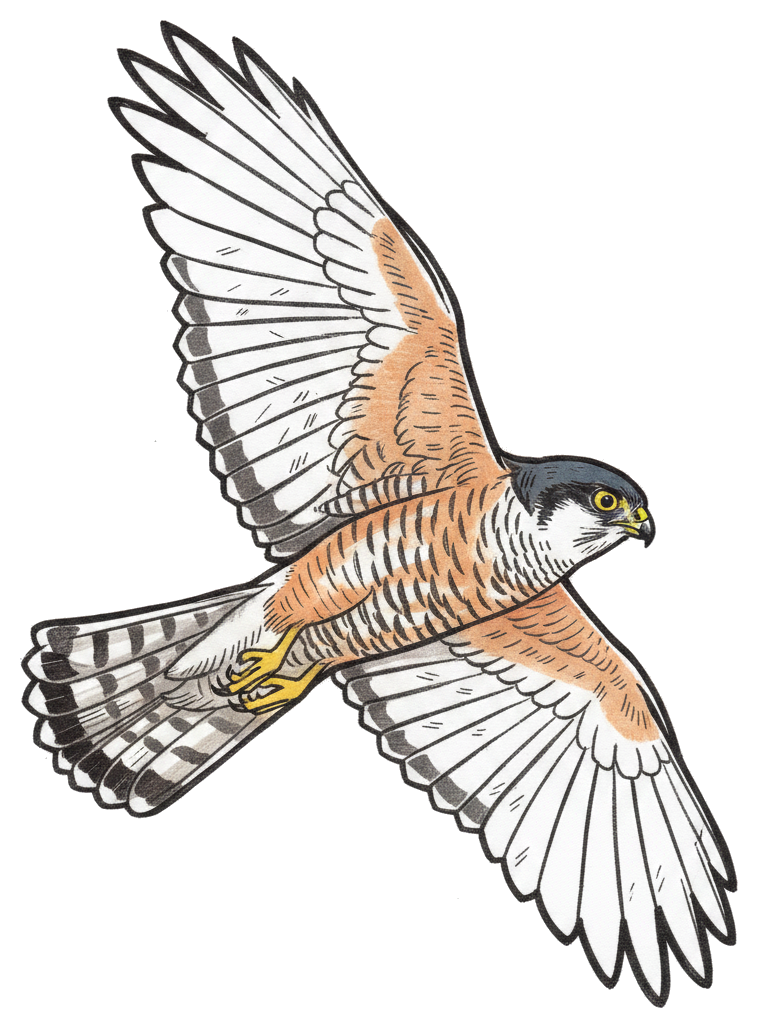
#> input picture pipeline/assets/illustrations/accipiter-nisus-2.png, 758 x 1028 px
$ python build_masks.py
#> lines starting #> are read from the running program, lines starting #| are printed output that depends on the picture
#!/usr/bin/env python3
"""Rebuild the collage silhouette masks (masks.json) from the cutouts.

Step 3 of the illustration pipeline (after pregen.py and cutout.py).

The Rails collage packs birds by their actual silhouette, not bounding
boxes, so it ships a tiny 1-bit mask per illustration. This reads every
cutout in the illustrations dir and writes a standalone masks.json the
app reads directly:

    MASKS[slug] = {w, h, bits}  silhouette downscaled to <=93px, 1-bit
                  packed MSB-first row-major, base64. A bit is 1 where
                  the cutout is opaque (alpha > 127).

Usage:
    python3 build_masks.py            # write masks.json next to the cutouts
    python3 build_masks.py --check    # report counts only, don't write
"""
from __future__ import annotations
import argparse
import base64
import json
import re
import sys
from pathlib import Path

DIM_MAX = 560   # long side of the stored aspect
MASK_MAX = 93   # long side of the stored silhouette
ALPHA_ON = 127  # opaque above this -> silhouette bit set


def build_tables(illus_dir: Path):
    """Return (dims, masks) dicts keyed by slug, in sorted order."""
    from PIL import Image
    dims, masks = {}, {}
    pngs = sorted(p for p in illus_dir.glob("*.png")
                  if re.fullmatch(r"[a-z0-9]+(?:-[a-z0-9]+)*", p.stem))
    for p in pngs:
        slug = p.stem
        im = Image.open(p).convert("RGBA")
#> im is the input picture: PIL image 758x1028 RGBA; mean R, G, B, A 71.2, 67.2, 63.7, 99.5
        w, h = im.size
#> w = 758; h = 1028
        scale = DIM_MAX / max(w, h)
#> scale = 0.545
        dims[slug] = [round(w * scale), round(h * scale)]

        ms = MASK_MAX / max(w, h)
#> ms = 0.0905
        mw, mh = max(1, round(w * ms)), max(1, round(h * ms))
#> mw = 69; mh = 93
        alpha = im.getchannel("A").resize((mw, mh), Image.LANCZOS)
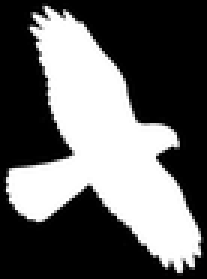
#> alpha: PIL image 69x93 L (shown 3 times larger); min 0, max 255, mean 99.5
        px = alpha.load()
        bits = bytearray((mw * mh + 7) // 8)
        for y in range(mh):
            for x in range(mw):
                if px[x, y] > ALPHA_ON:
                    i = y * mw + x
                    bits[i >> 3] |= 1 << (7 - (i & 7))
        masks[slug] = {"w": mw, "h": mh, "bits": base64.b64encode(bytes(bits)).decode()}
    return dims, masks


def main() -> int:
    here = Path(__file__).resolve().parents[1]
    ap = argparse.ArgumentParser(description=__doc__,
                                 formatter_class=argparse.RawDescriptionHelpFormatter)
    ap.add_argument("--illustrations", type=Path, default=here / "assets" / "illustrations",
                    help="Cutout directory (default: <pipeline>/assets/illustrations/)")
    ap.add_argument("--json", type=Path, default=here / "assets" / "illustrations" / "masks.json",
                    help="Where to write masks.json (the Rails app reads this directly)")
    ap.add_argument("--check", action="store_true",
                    help="Report counts and don't write")
    args = ap.parse_args()

    dims, masks = build_tables(args.illustrations)
#> dims = {'accipiter-nisus-2': [413, 560]}
    perched = sum(1 for k in dims if not k.endswith("-2"))
#> perched = 0
    flight = sum(1 for k in dims if k.endswith("-2"))
#> flight = 1
    print(f"built {len(dims)} masks ({perched} perched + {flight} flight) "
          f"from {args.illustrations}")
#| built 1 masks (0 perched + 1 flight) from pipeline/assets/illustrations
    if not dims:
        print("error: no cutouts found", file=sys.stderr)
        return 1

    if args.check:
        print(f"(check) would write {len(masks)} masks -> {args.json}")
        return 0

    args.json.write_text(json.dumps(masks, separators=(",", ":")))
    print(f"wrote {len(masks)} masks -> {args.json}")
#| wrote 1 masks -> pipeline/assets/illustrations/masks.json
    return 0


if __name__ == "__main__":
    sys.exit(main())
#> (the program exits here)
